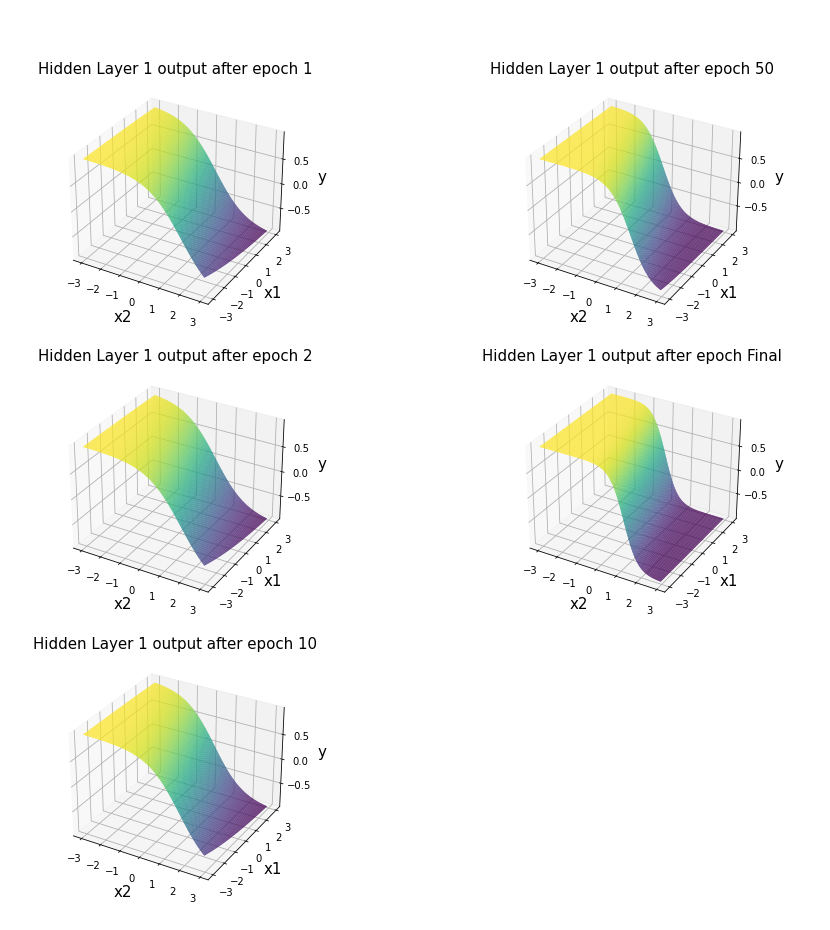
#> input picture PICS/2.1.1.png, 830 x 930 px, given in place of 2.1.17.png, which was not available
$ python temp.py
#> lines starting #> are read from the running program, lines starting #| are printed output that depends on the picture
from PIL import Image
from PIL import ImageOps

for i in range(16,19):
	im = Image.open("2.1.{}.png".format(i+1))
#> im is the input picture: PIL image 830x930 RGB; mean R, G, B 241.9, 243.6, 239.8

	fill_color = (255,255,255)  # your new background color

	im = im.convert("RGBA")   # it had mode P after DL it from OP
#> im: PIL image 830x930 RGBA
	if im.mode in ('RGBA', 'LA'):
	    background = Image.new(im.mode[:-1], im.size, fill_color)
#> background: PIL image 830x930 RGB; every value is 255
	    background.paste(im, im.split()[-1]) # omit transparency
	    im = background


	im = im.convert("RGB")
	im = ImageOps.crop(im,(150,50,100,100))
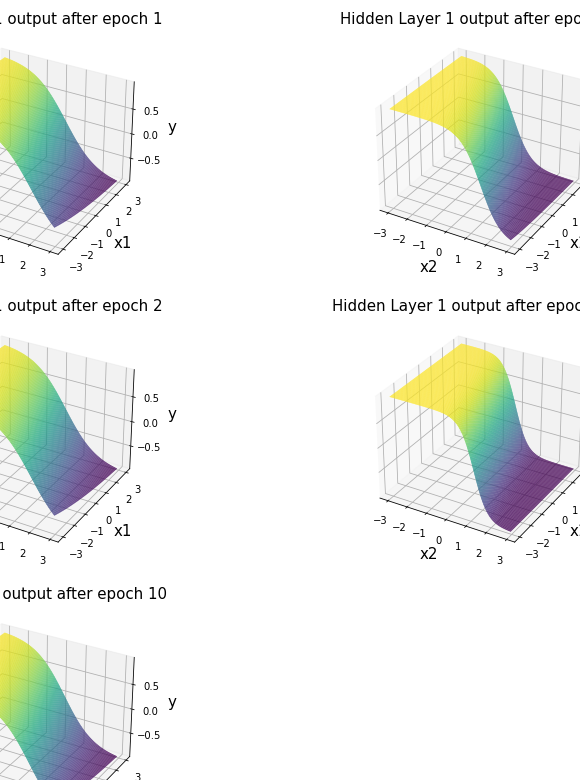
#> im: PIL image 580x780 RGB; mean R, G, B 235.9, 238.9, 234.7
	im.save("2.1.{}.png".format(i+1))
#> pass 2 of the loop `for i in range(16,19):`:
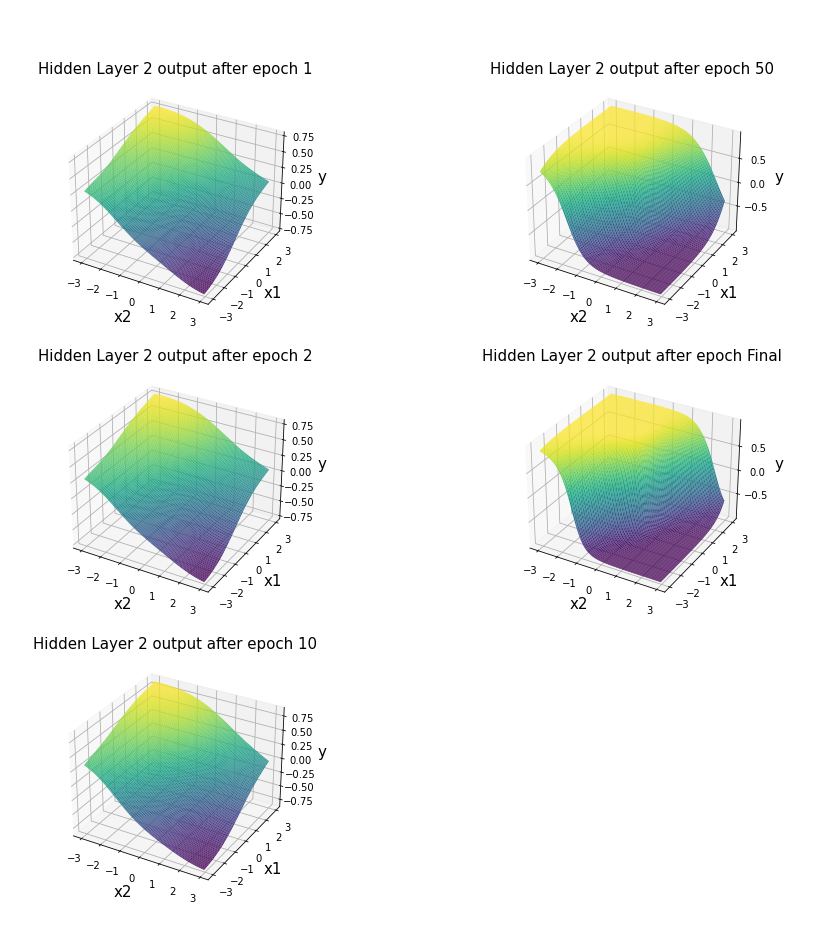
#> input picture PICS/2.1.10.png, 830 x 930 px, given in place of 2.1.18.png, which was not available
#> im is the input picture: PIL image 830x930 RGB; mean R, G, B 232.8, 238.4, 234.4
#> `im = ImageOps.crop(im,(150,50,100,100))`:
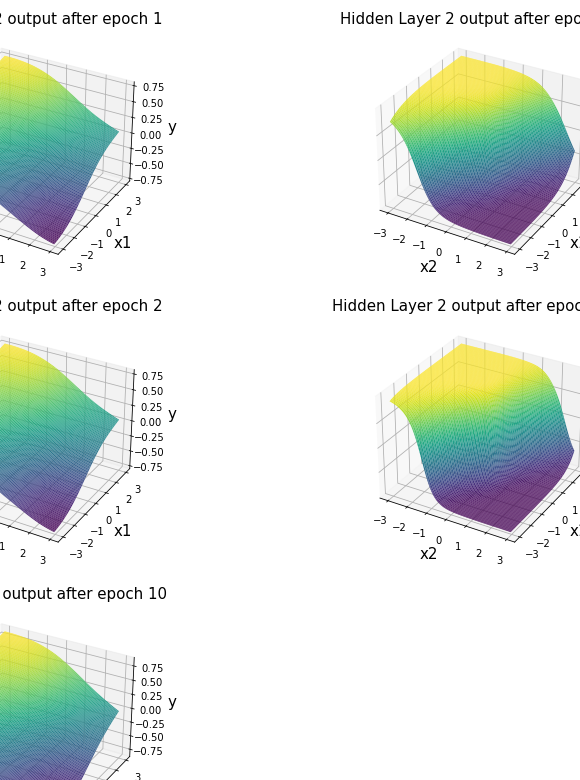
#> im: PIL image 580x780 RGB; mean R, G, B 224.7, 232.1, 226.6
